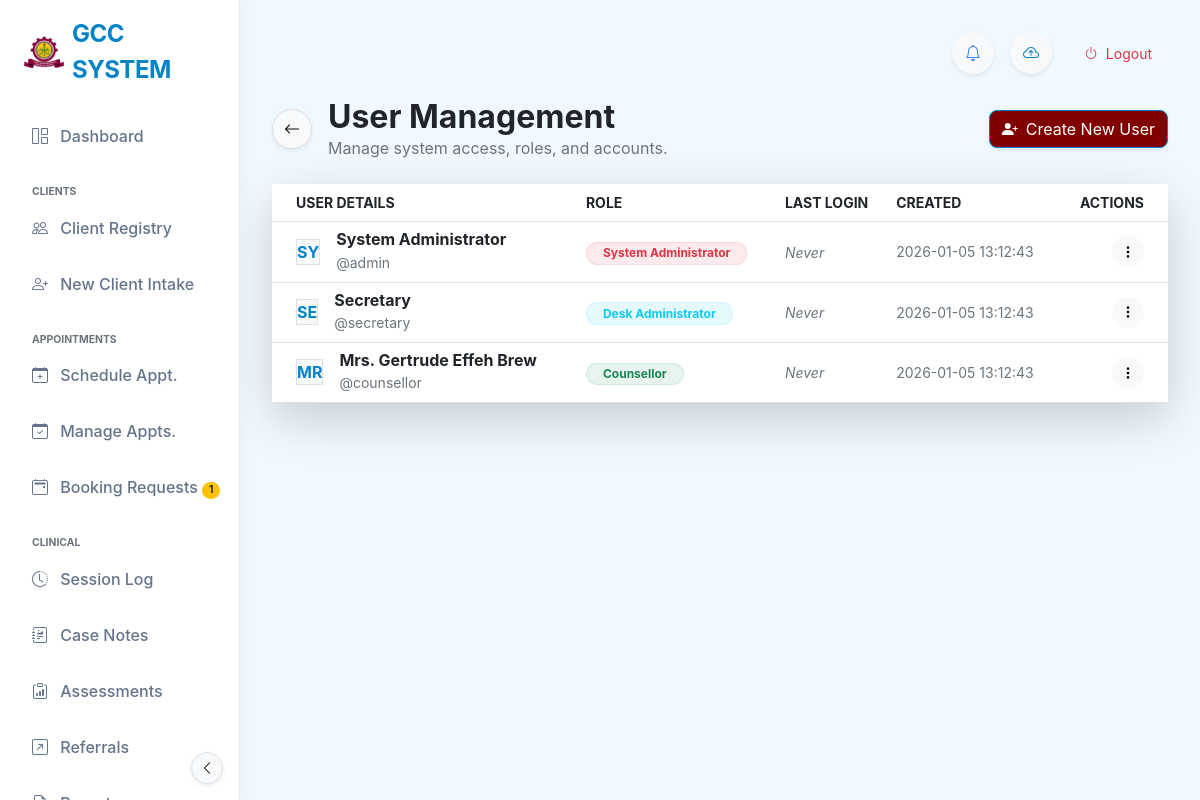
Page /admin/users (signed in) on the committed database.
### tables this page shows
CREATE TABLE app_settings (
            id INTEGER PRIMARY KEY AUTOINCREMENT,
            setting_name TEXT NOT NULL UNIQUE,
            setting_value TEXT
        , updated_at TIMESTAMP, global_id TEXT, last_synced_at TEXT, is_deleted BOOLEAN DEFAULT 0);

CREATE TABLE users (
            id INTEGER PRIMARY KEY AUTOINCREMENT,
            username TEXT NOT NULL UNIQUE,
            password_hash TEXT NOT NULL,
            full_name TEXT,
            role TEXT NOT NULL, -- 'Secretary', 'Counsellor', 'Admin'
            last_login TIMESTAMP,
            created_at TIMESTAMP DEFAULT CURRENT_TIMESTAMP
        , phone TEXT, email TEXT, profile_pic TEXT);

### app.py (the view)
@app.route('/admin/users')
@login_required
def admin_users():
    if session.get('role') != 'Admin':
        flash('Unauthorized access.', 'error')
        return redirect(url_for('dashboard'))
    conn = get_db_connection()
    users = conn.execute(
        'SELECT * FROM users ORDER BY created_at DESC').fetchall()
    conn.close()
    return render_template('admin_users.html', users=users)

### templates/admin_users.html (shortened to what this page needs)
{% extends "base_modern.html" %}
{% block content %}
<div class="row mb-4">
    <div class="col-12">
        <div class="d-flex justify-content-between align-items-center">
            <div class="d-flex align-items-center">
                <a href="javascript:history.back()" class="btn btn-light border rounded-circle shadow-sm me-3"
                    style="width: 40px; height: 40px; display: flex; align-items: center; justify-content: center;">
                    <i class="bi bi-arrow-left"></i>
                </a>
                <div>
                    <h2 class="fw-bold mb-0 text-dark">User Management</h2>
                    <p class="text-muted mb-0">Manage system access, roles, and accounts.</p>
                </div>
            </div>
            <a href="{{ url_for('admin_add_user') }}" class="btn btn-primary shadow-sm btn-hover-lift">
                <i class="bi bi-person-plus-fill me-2"></i>Create New User
            </a>
        </div>
    </div>
</div>
<div class="card card-glass border-0 shadow-lg">
    <div class="card-body p-0">
        <div class="table-responsive">
            <table class="table table-hover align-middle table-borderless mb-0">
                <thead class="bg-light bg-opacity-50 border-bottom">
                    <tr class="text-uppercase text-muted small">
                        <th class="ps-4">User Details</th>
                        <th>Role</th>
                        <th>Last Login</th>
                        <th>Created</th>
                        <th class="text-end pe-4">Actions</th>
                    </tr>
                </thead>
                <tbody>
                    {% for user in users %}
                    <tr class="row-hover border-bottom">
                        <td class="ps-4">
                            <div class="d-flex align-items-center">
                                <div class="avatar-circle bg-light text-primary fw-bold me-3 border">
                                    {{ user.full_name[:2].upper() }}
                                </div>
                                <div>
                                    <h6 class="mb-0 fw-bold text-dark">{{ user.full_name }}</h6>
                                    <small class="text-muted">@{{ user.username }}</small>
                                </div>
                            </div>
                        </td>
                        <td>
                            {% if user.role == 'Admin' %}
                            <span
                                class="badge bg-danger bg-opacity-10 text-danger border border-danger border-opacity-10 rounded-pill px-3">System Administrator</span>
                            {% elif user.role == 'Secretary' %}
                            <span
                                class="badge bg-info bg-opacity-10 text-info border border-info border-opacity-10 rounded-pill px-3">Desk Administrator</span>
                            {% else %}
                            <span
                                class="badge bg-success bg-opacity-10 text-success border border-success border-opacity-10 rounded-pill px-3">Counsellor</span>
                            {% endif %}
                        </td>
                        <td>
                            {% if user.last_login %}
                            <span class="small text-dark">{{ user.last_login }}</span>
                            {% else %}
                            <span class="text-muted small fst-italic">Never</span>
                            {% endif %}
                        </td>
                        <td class="text-muted small">
                            {{ user.created_at or 'N/A' }}
                        </td>
                        <td class="text-end pe-4">
                            <div class="dropdown">
                                <button class="btn btn-light btn-sm rounded-circle" type="button"
                                    data-bs-toggle="dropdown">
                                    <i class="bi bi-three-dots-vertical"></i>
                                </button>
                            </div>
                        </td>
                    </tr>
                    {% endfor %}
                </tbody>
            </table>
        </div>
    </div>
</div>
{% endblock %}

### templates/base_modern.html (shortened to what this page needs)
<!DOCTYPE html>
<html lang="en">
<head>
    <link href="{{ url_for('static', filename='css/bootstrap.min.css') }}" rel="stylesheet">
    <link rel="stylesheet" href="{{ url_for('static', filename='css/bootstrap-icons.css') }}">
    <link rel="stylesheet" href="{{ url_for('static', filename='css/modern_theme.css') }}?v=2.2">
</head>
<body data-theme="{{ settings.get('active_theme', 'default') }}">
    <nav class="sidebar-glass d-flex flex-column flex-shrink-0 p-3" id="sidebar">
        <div class="mb-4">
            <a href="/" class="d-flex align-items-center link-dark text-decoration-none logo-container ps-2">
                {% if settings.logo_url %}
                <img src="{{ settings.logo_url }}" class="me-2"
                    style="max-height: 40px; max-width: 40px; object-fit: contain;">
                {% else %}
                <div class="bg-gradient p-2 rounded-3 me-2" style="background: maroon; color: white;">
                    <i class="bi bi-heart-pulse-fill fs-4"></i>
                </div>
                {% endif %}
                <span class="fs-4 fw-bold sidebar-header-text" style="letter-spacing: -0.02em; color: var(--brand-primary);">{{ settings.get('system_name', 'USTED SYSTEM') }}</span>
            </a>
        </div>
        <ul class="nav nav-pills flex-column mb-auto">
            <li class="nav-item">
                <a href="{{ url_for('dashboard') }}"
                    class="nav-link {% if request.endpoint == 'dashboard' %}active{% endif %}" title="Dashboard"
                    data-bs-toggle="tooltip" data-bs-placement="right">
                    <i class="bi bi-grid-1x2 me-2"></i> <span>Dashboard</span>
                </a>
            </li>
            {% if session.get('role') in ['Secretary', 'Admin', 'Counsellor', 'Counselor'] %}
            <li class="mt-3 text-uppercase small text-muted fw-bold ps-3 mb-1 nav-category-header" style="font-size:0.65rem;">Clients</li>
            <li>
                <a href="{{ url_for('students') }}"
                    class="nav-link {% if 'student' in request.endpoint and 'intake' not in request.endpoint %}active{% endif %}"
                    title="Client Registry" data-bs-toggle="tooltip" data-bs-placement="right">
                    <i class="bi bi-people me-2"></i> <span>Client Registry</span>
                </a>
            </li>
            <li>
                <a href="{{ url_for('intake') }}"
                    class="nav-link {% if 'intake' in request.endpoint %}active{% endif %}" title="New Client Intake"
                    data-bs-toggle="tooltip" data-bs-placement="right">
                    <i class="bi bi-person-plus me-2"></i> <span>New Client Intake</span>
                </a>
            </li>
            <li class="mt-3 text-uppercase small text-muted fw-bold ps-3 mb-1 nav-category-header" style="font-size:0.65rem;">Appointments</li>
            <li>
                <a href="{{ url_for('appointment') }}"
                    class="nav-link {% if request.endpoint == 'appointment' %}active{% endif %}"
                    title="Schedule Appointment" data-bs-toggle="tooltip" data-bs-placement="right">
                    <i class="bi bi-calendar-plus me-2"></i> <span>Schedule Appt.</span>
                </a>
            </li>
            <li>
                <a href="{{ url_for('manage_appointments') }}"
                    class="nav-link {% if 'manage_appointments' in request.endpoint %}active{% endif %}"
                    title="Manage Appointments" data-bs-toggle="tooltip" data-bs-placement="right">
                    <i class="bi bi-calendar-check me-2"></i> <span>Manage Appts.</span>
                </a>
            </li>
            <li>
                <a href="/admin/bookings"
                    class="nav-link {% if 'bookings' in request.endpoint %}active{% endif %}" title="Booking Requests"
                    data-bs-toggle="tooltip" data-bs-placement="right">
                    <i class="bi bi-calendar2-event me-2"></i>
                    <span>Booking Requests</span>
                    {% if latest_booking_count and latest_booking_count > 0 %}
                    <span class="badge rounded-pill bg-warning text-dark ms-auto" style="font-size:0.65rem;">{{ latest_booking_count }}</span>
                    {% endif %}
                </a>
            </li>
            {% endif %}
            {% if (session.get('role') or '')|trim in ['Counsellor', 'Counselor', 'Admin'] %}
            <li class="mt-3 text-uppercase small text-muted fw-bold ps-3 mb-1 nav-category-header" style="font-size:0.65rem;">Clinical</li>
            <li>
                <a href="{{ url_for('sessions_list') }}"
                    class="nav-link {% if 'session' in request.endpoint and 'case' not in request.endpoint %}active{% endif %}"
                    title="Session Log" data-bs-toggle="tooltip" data-bs-placement="right">
                    <i class="bi bi-clock-history me-2"></i> <span>Session Log</span>
                </a>
            </li>
            <li>
                <a href="{{ url_for('case_notes_list') }}"
                    class="nav-link {% if 'case_notes' in request.endpoint %}active{% endif %}" title="Case Notes"
                    data-bs-toggle="tooltip" data-bs-placement="right">
                    <i class="bi bi-journal-richtext me-2"></i> <span>Case Notes</span>
                </a>
            </li>
            <li>
                <a href="{{ url_for('dass21_list') }}"
                    class="nav-link {% if 'dass21' in request.endpoint %}active{% endif %}" title="Assessments"
                    data-bs-toggle="tooltip" data-bs-placement="right">
                    <i class="bi bi-clipboard-data me-2"></i> <span>Assessments</span>
                </a>
            </li>
            <li>
                <a href="{{ url_for('all_referrals') }}"
                    class="nav-link {% if 'referral' in request.endpoint %}active{% endif %}" title="Referrals"
                    data-bs-toggle="tooltip" data-bs-placement="right">
                    <i class="bi bi-arrow-up-right-square me-2"></i> <span>Referrals</span>
                </a>
            </li>
            <li>
                <a href="{{ url_for('reports_list') }}"
                    class="nav-link {% if 'report' in request.endpoint %}active{% endif %}" title="Reports"
                    data-bs-toggle="tooltip" data-bs-placement="right">
                    <i class="bi bi-file-earmark-bar-graph me-2"></i> <span>Reports</span>
                </a>
            </li>
            {% endif %}
        </ul>
                    {% set role_labels = {'Secretary': 'Desk Administrator', 'Admin': 'System Administrator', 'Counsellor': 'Counsellor', 'Counselor': 'Counsellor'} %}
                    {% set display_name = session.get('full_name', 'User') %}
                    {% if display_name.strip().lower() in ['secretary', 'admin', 'counsellor', 'counselor'] %}
                        {% set display_name = role_labels.get(session.get('role'), display_name) %}
                    {% endif %}
        <button
            class="btn btn-sm btn-light border position-absolute bottom-0 end-0 m-3 rounded-circle shadow-sm d-none d-md-flex align-items-center justify-content-center"
            id="sidebarToggle" style="width: 32px; height: 32px; z-index: 1050;">
            <i class="bi bi-chevron-left"></i>
        </button>
    </nav>
    <main class="main-content">
        <div class="d-flex justify-content-between align-items-center mb-4 gap-3">
            <div class="d-flex align-items-center gap-3">
                <div class="dropdown">
                    <button class="btn btn-light rounded-circle position-relative shadow-sm" type="button"
                        id="notifDropdown" data-bs-toggle="dropdown" aria-expanded="false"
                        style="width: 42px; height: 42px;">
                        <i class="bi bi-bell text-secondary"></i>
                    </button>
                </div>
                <button id="manualSyncBtn" class="btn btn-light rounded-circle shadow-sm" title="Sync with Cloud"
                        style="width: 42px; height: 42px;" onclick="triggerManualSync()">
                    <i class="bi bi-cloud-arrow-up text-primary"></i>
                </button>
                <a href="{{ url_for('logout') }}" class="btn btn-outline-danger border-0 btn-sm rounded-pill px-3">
                    <i class="bi bi-power me-1"></i> Logout
                </a>
            </div>
        </div>
        {% block content %}{% endblock %}
    </main>
</body>
</html>

### rows in the picture
app_settings: logo_url (picture)
app_settings: get "GCC SYSTEM"
users: full_name "SY", full_name "System Administrator", username "admin", role "System Administrator", created_at "2026-01-05 13:12:43"
users: full_name "SE", full_name "Secretary", username "secretary", role "Desk Administrator", created_at "2026-01-05 13:12:43"
users: full_name "MR", full_name "Mrs. Gertrude Effeh Brew", username "counsellor", role "Counsellor", created_at "2026-01-05 13:12:43"

### other values in the picture
{{ latest_booking_count }} "1"
